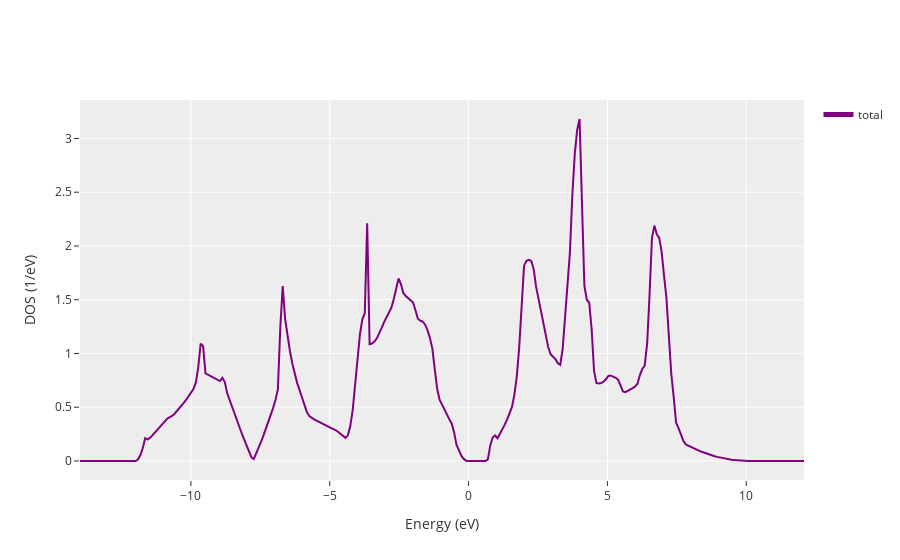

Notebook cell for this chart:
### Code cell
#  py4vasp - DFT基态能隙和DOS
print("--- 1.2.2.1: py4vasp - DFT基态能隙和DOS ---")
try:
    # py4vasp.Calculation.from_path 会自动寻找 vaspout.h5, vasprun.xml, OUTCAR
    dft_calc_py4vasp = py4vasp.Calculation.from_path(path_e01)
    
    # 获取能隙 (HOMO-LUMO gap from the k-point grid of the SCF calculation)
    # py4vasp 的能隙获取可能没有pymatgen那么直接的 get_band_gap()
    # 教程中的 gap 函数:
    def gap_py4vasp(calc_obj):
        band_data = calc_obj.band.to_dict() # 获取能带和占据数数据
        occupations = np.array(band_data['occupations'])
        bands = np.array(band_data['bands'])
        
        # 确保维度正确，bands可能是 (num_spins, num_kpoints, num_bands) 或 (num_kpoints, num_bands)
        # occupations 类似
        if bands.ndim == 3: # Spin-polarized
            homo = -np.inf
            lumo = np.inf
            for spin_idx in range(bands.shape[0]):
                occupied_bands_spin = bands[spin_idx][occupations[spin_idx] > 0.5]
                unoccupied_bands_spin = bands[spin_idx][occupations[spin_idx] < 0.5]
                if occupied_bands_spin.size > 0:
                    homo = max(homo, np.amax(occupied_bands_spin))
                if unoccupied_bands_spin.size > 0:
                    lumo = min(lumo, np.amin(unoccupied_bands_spin))
        else: # Non-spin-polarized
            occupied_bands = bands[occupations > 0.5]
            unoccupied_bands = bands[occupations < 0.5]
            if occupied_bands.size == 0 or unoccupied_bands.size == 0:
                 print("警告: 未找到占据带或非占据带，无法计算能隙。检查vasp计算。")
                 return None
            homo = np.amax(occupied_bands)
            lumo = np.amin(unoccupied_bands)
            
        if homo == -np.inf or lumo == np.inf:
             print("警告: HOMO或LUMO未找到，无法计算能隙。")
             return None
        return lumo - homo

    pbe_gap_py4vasp = gap_py4vasp(dft_calc_py4vasp)
    if pbe_gap_py4vasp is not None:
        print(f"PBE band gap (from SCF k-points, py4vasp): {pbe_gap_py4vasp:.4f} eV")
    else:
        print("无法使用py4vasp计算PBE能隙。")

    # 绘制DOS
    print("绘制 PBE DOS (py4vasp)...")
    dos_plot_py4vasp = dft_calc_py4vasp.dos.plot() # 返回一个figure对象
    if dos_plot_py4vasp:
        dos_plot_py4vasp.show() # 在notebook中通常会自动显示
        # 如果需要在之后显示，或保存
        # import matplotlib.pyplot as plt # 确保导入
        # plt.show() # 来显示所有打开的图
        # dos_plot_py4vasp.savefig(os.path.join(path_e01, "si_pbe_dos_py4vasp.png"))
        pass # 在Jupyter中，plot()通常会直接显示
    else:
        print("py4vasp未能生成DOS图。")
        
except Exception as e:
    print(f"py4vasp处理DFT基态时出错: {e}")
    print("提示: 确保VASP计算已在 {path_e01} 完成，并且输出了vaspout.h5或vasprun.xml。")

### Figure 1 — Plotly figure (JSON) as saved in the notebook; plotly's stock layout.template omitted (floating-point values rounded to 4 significant figures; data arrays with more than 128 entries replaced by an {"elided": "..."} marker saying what was removed)
{"data": [{"legendgroup": "total", "line": {"color": "purple"}, "name": "total", "showlegend": true, "type": "scatter", "x": {"elided": "301 float values"}, "y": {"elided": "301 float values"}, "yaxis": "y"}], "layout": {"legend": {"itemsizing": "constant"}, "xaxis": {"title": {"text": "Energy (eV)"}}, "yaxis": {"title": {"text": "DOS (1/eV)"}}}}
